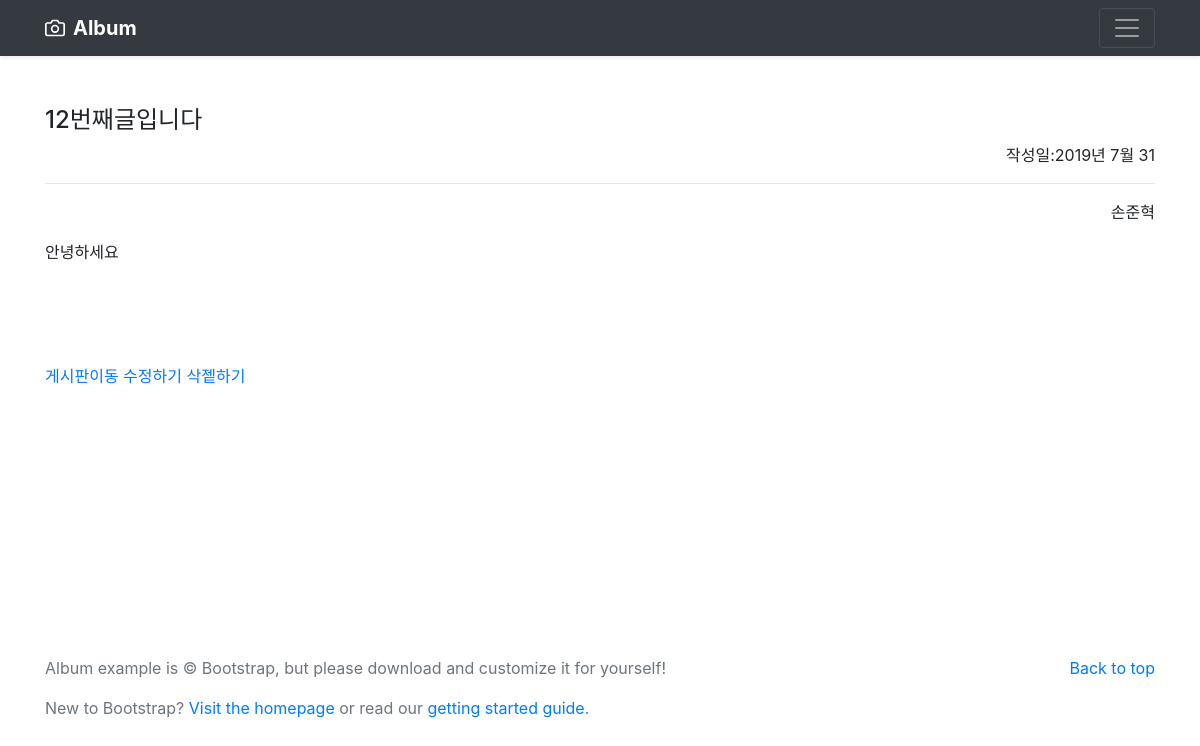
Before: /article_detail/12 with the older database file.
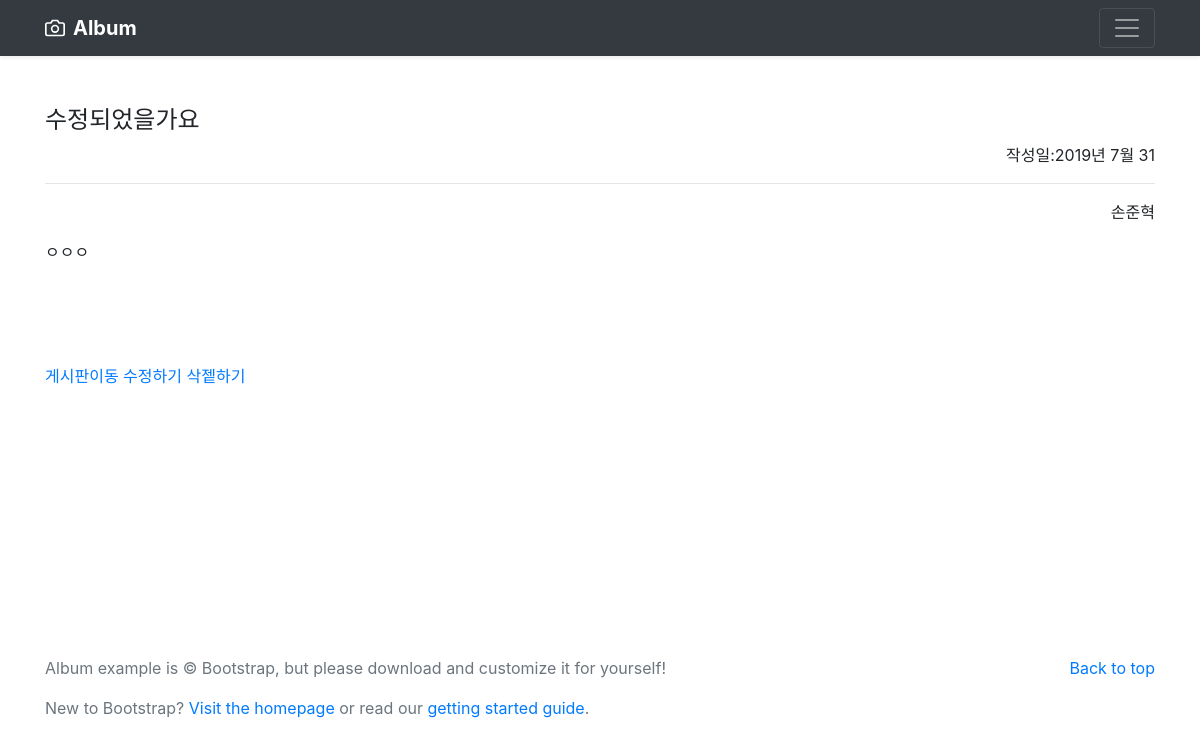
After: the same page with the newer database file.
### core/models.py (models this page shows, shortened)
class Article(models.Model):
    title = models.CharField(max_length=30, verbose_name='제목')
    contents = models.TextField(verbose_name='내용')
    author = models.TextField(verbose_name='저자')
    created_at = models.DateTimeField(auto_now_add=True)
    updated_at = models.DateTimeField(auto_now=True)

### core/views.py (the view)
# urls.py: path('article_detail/<int:pk>', views.article_detail, name='article_detail'),
def article_detail(request, pk):
    article = Article.objects.get(pk=pk)
    return render(request, 'core/article_detail.html', {'article': article})

### core/templates/core/article_detail.html
{% extends 'base.html' %}
{% block content %}
  <h4>{{ article.title }}</h4>
  <p style="text-align: right">작성일:{{ article.created_at | date:"Y년 n월 t" }}</p>
  <hr>
  <p style="text-align: right">{{ article.author }}</p>
  <p>{{ article.contents }}</p>
  <div style="margin-top: 100px">
    <a href="{% url 'core:article_list' %}">게시판이동</a>
    <a href="{% url 'core:article_update' article.pk %}">수정하기</a>
    <a href="{% url 'core:article_delete' article.pk %}">삭젵하기</a>
  </div>
{% endblock %}

Changed rows visible on the page:
changed Article "손준혁": title "12번째글입니다" → "수정되었을가요"; contents "안녕하세요" → "ㅇㅇㅇ"
